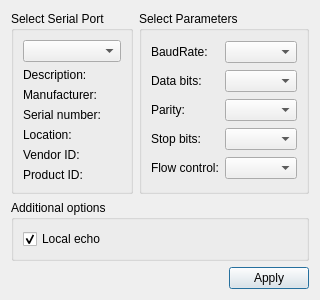
<?xml version="1.0" encoding="UTF-8"?>
<ui version="4.0">
 <class>SettingsDialog</class>
 <widget class="QDialog" name="SettingsDialog">
  <property name="geometry">
   <rect>
    <x>0</x>
    <y>0</y>
    <width>283</width>
    <height>272</height>
   </rect>
  </property>
  <property name="windowTitle">
   <string>Serial Port Settings</string>
  </property>
  <layout class="QGridLayout" name="gridLayout_3">
   <item row="0" column="0">
    <widget class="QGroupBox" name="selectBox">
     <property name="title">
      <string>Select Serial Port</string>
     </property>
     <layout class="QGridLayout" name="gridLayout">
      <item row="0" column="0">
       <widget class="QComboBox" name="serialPortInfoListBox"/>
      </item>
      <item row="1" column="0">
       <widget class="QLabel" name="descriptionLabel">
        <property name="text">
         <string>Description:</string>
        </property>
       </widget>
      </item>
      <item row="2" column="0">
       <widget class="QLabel" name="manufacturerLabel">
        <property name="text">
         <string>Manufacturer:</string>
        </property>
       </widget>
      </item>
      <item row="3" column="0">
       <widget class="QLabel" name="serialNumberLabel">
        <property name="text">
         <string>Serial number:</string>
        </property>
       </widget>
      </item>
      <item row="4" column="0">
       <widget class="QLabel" name="locationLabel">
        <property name="text">
         <string>Location:</string>
        </property>
       </widget>
      </item>
      <item row="5" column="0">
       <widget class="QLabel" name="vidLabel">
        <property name="text">
         <string>Vendor ID:</string>
        </property>
       </widget>
      </item>
      <item row="6" column="0">
       <widget class="QLabel" name="pidLabel">
        <property name="text">
         <string>Product ID:</string>
        </property>
       </widget>
      </item>
     </layout>
    </widget>
   </item>
   <item row="0" column="1">
    <widget class="QGroupBox" name="parametersBox">
     <property name="title">
      <string>Select Parameters</string>
     </property>
     <layout class="QGridLayout" name="gridLayout_2">
      <item row="0" column="0">
       <widget class="QLabel" name="baudRateLabel">
        <property name="text">
         <string>BaudRate:</string>
        </property>
       </widget>
      </item>
      <item row="0" column="1">
       <widget class="QComboBox" name="baudRateBox"/>
      </item>
      <item row="1" column="0">
       <widget class="QLabel" name="dataBitsLabel">
        <property name="text">
         <string>Data bits:</string>
        </property>
       </widget>
      </item>
      <item row="1" column="1">
       <widget class="QComboBox" name="dataBitsBox"/>
      </item>
      <item row="2" column="0">
       <widget class="QLabel" name="parityLabel">
        <property name="text">
         <string>Parity:</string>
        </property>
       </widget>
      </item>
      <item row="2" column="1">
       <widget class="QComboBox" name="parityBox"/>
      </item>
      <item row="3" column="0">
       <widget class="QLabel" name="stopBitsLabel">
        <property name="text">
         <string>Stop bits:</string>
        </property>
       </widget>
      </item>
      <item row="3" column="1">
       <widget class="QComboBox" name="stopBitsBox"/>
      </item>
      <item row="4" column="0">
       <widget class="QLabel" name="flowControlLabel">
        <property name="text">
         <string>Flow control:</string>
        </property>
       </widget>
      </item>
      <item row="4" column="1">
       <widget class="QComboBox" name="flowControlBox"/>
      </item>
     </layout>
    </widget>
   </item>
   <item row="1" column="0" colspan="2">
    <widget class="QGroupBox" name="additionalOptionsGroupBox">
     <property name="title">
      <string>Additional options</string>
     </property>
     <layout class="QVBoxLayout" name="verticalLayout">
      <item>
       <widget class="QCheckBox" name="localEchoCheckBox">
        <property name="text">
         <string>Local echo</string>
        </property>
        <property name="checked">
         <bool>true</bool>
        </property>
       </widget>
      </item>
     </layout>
    </widget>
   </item>
   <item row="2" column="0" colspan="2">
    <layout class="QHBoxLayout" name="horizontalLayout">
     <item>
      <spacer name="horizontalSpacer">
       <property name="orientation">
        <enum>Qt::Horizontal</enum>
       </property>
       <property name="sizeHint" stdset="0">
        <size>
         <width>96</width>
         <height>20</height>
        </size>
       </property>
      </spacer>
     </item>
     <item>
      <widget class="QPushButton" name="applyButton">
       <property name="text">
        <string>Apply</string>
       </property>
      </widget>
     </item>
    </layout>
   </item>
  </layout>
 </widget>
 <resources/>
 <connections/>
</ui>
